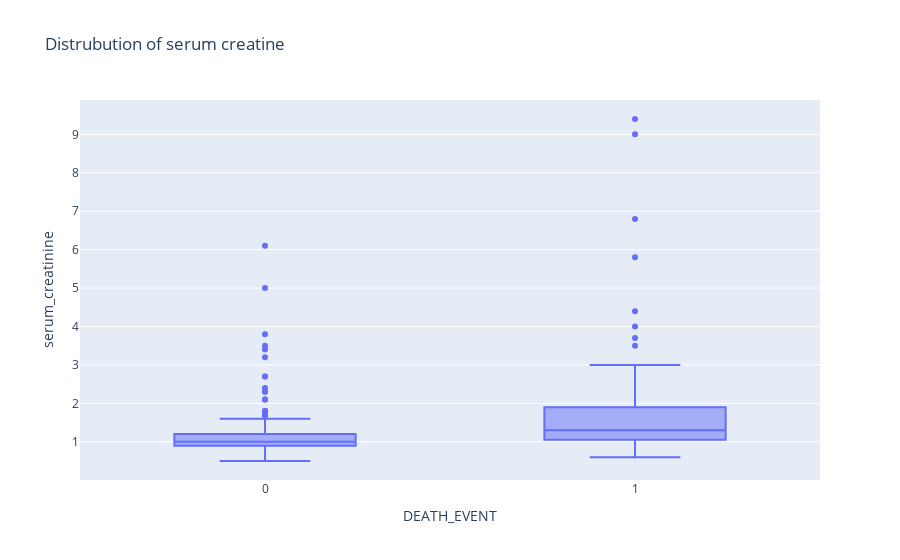

Notebook cell for this chart:
### Code cell
fig = px.box(df,y="serum_creatinine",x="DEATH_EVENT",title=f"Distrubution of serum creatine")
fig.show()

### Figure 1 — Plotly figure (JSON) as saved in the notebook; plotly's stock layout.template omitted (floating-point values rounded to 4 significant figures; data arrays with more than 128 entries replaced by an {"elided": "..."} marker saying what was removed)
{"data": [{"alignmentgroup": "True", "hovertemplate": "DEATH_EVENT=%{x}<br>serum_creatinine=%{y}<extra></extra>", "legendgroup": "", "marker": {"color": "#636efa"}, "name": "", "notched": false, "offsetgroup": "", "orientation": "v", "showlegend": false, "type": "box", "x": {"elided": "299 int values"}, "x0": " ", "xaxis": "x", "y": {"elided": "299 float values"}, "y0": " ", "yaxis": "y"}], "layout": {"boxmode": "group", "legend": {"tracegroupgap": 0}, "title": {"text": "Distrubution of serum creatine"}, "xaxis": {"anchor": "y", "domain": [0, 1], "title": {"text": "DEATH_EVENT"}}, "yaxis": {"anchor": "x", "domain": [0, 1], "title": {"text": "serum_creatinine"}}}}
